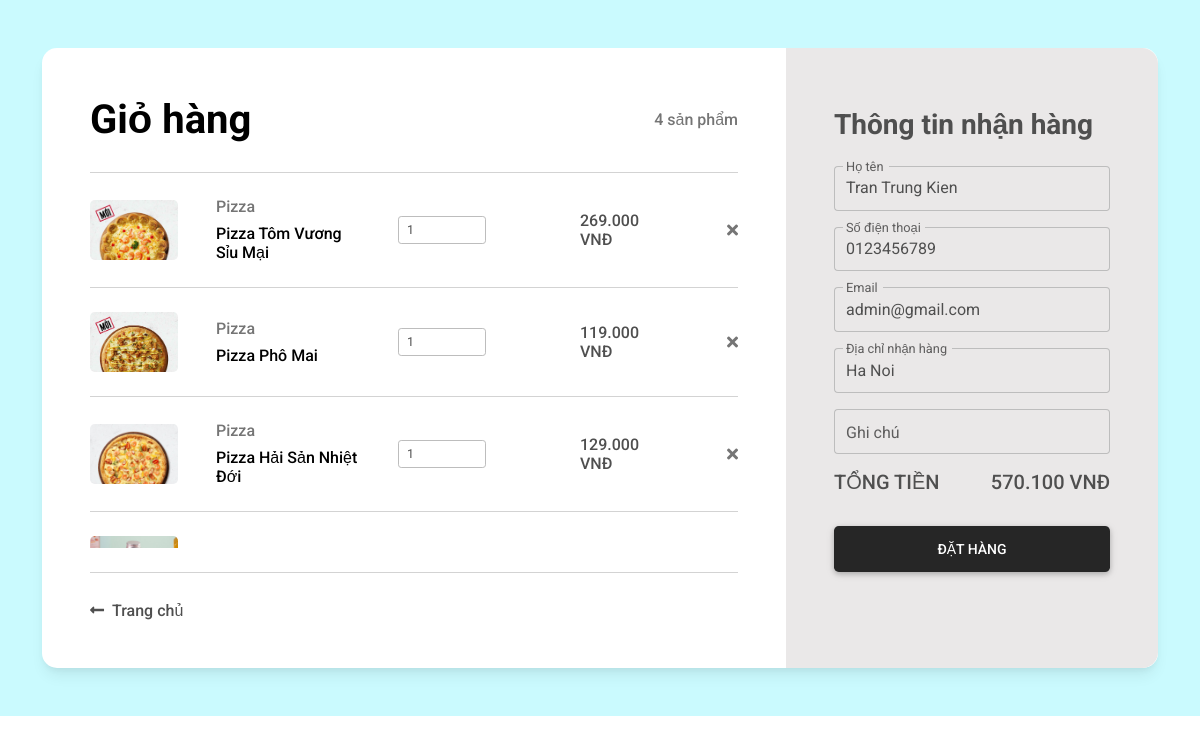
/carts.php (signed in), run on the app's committed database.
### tables this page shows
CREATE TABLE `cart` (
  `id` int(11) NOT NULL,
  `user_id` int(11) DEFAULT NULL,
  `product_id` int(11) DEFAULT NULL,
  `quantity` int(11) DEFAULT NULL,
  `total_money` int(11) DEFAULT NULL
);

CREATE TABLE `product` (
  `id` int(11) NOT NULL,
  `category_id` int(11) DEFAULT NULL,
  `title` varchar(350) DEFAULT NULL,
  `price` int(11) DEFAULT NULL,
  `discount` int(11) DEFAULT NULL,
  `thumbnail` varchar(500) DEFAULT NULL,
  `description` longtext DEFAULT NULL,
  `created_at` datetime DEFAULT NULL,
  `updated_at` datetime DEFAULT NULL,
  `deleted` int(11) DEFAULT NULL
);

CREATE TABLE `category` (
  `id` int(11) NOT NULL,
  `name` varchar(30) NOT NULL,
  `thumbnail` varchar(255) NOT NULL
);

### admin/db/db_func.php (called while the page is built, shortened)
<?php
function excuteResult($sql)
{
    $conn = mysqli_connect(LOCALHOST, DB_USER, DB_PASSWORD, DB_DBNAME);
    $result = mysqli_query($conn, $sql);
    return $result;
}

### carts.php (the view, shortened to what this page needs)
<?php
require_once("./admin/db/db_func.php")
?>
<html>
<head>
  <link rel="stylesheet" href="https://use.fontawesome.com/releases/v5.15.2/css/all.css" />
  <link rel="stylesheet" href="./css/bootstrap-shopping-carts.min.css" />
  <link rel="stylesheet" href="./css/cart.css">
</head>
<body>
  <?php
  if (isset($_SESSION['id'])) {
    $uid = $_SESSION['id'];
    $total_bill = 0;
    $sql = "SELECT cart.*,
    product.title AS p_title, product.price AS p_price, product.discount AS p_discount, product.thumbnail AS p_thumbnail,
    category.name AS c_name
    FROM cart
    INNER JOIN product ON cart.product_id = product.id
    INNER JOIN category ON product.category_id = category.id
    WHERE cart.user_id = '$uid'";
    $res = excuteResult($sql);
    $count = mysqli_num_rows($res);
  } else {
    header("Location: " . SITEURL . "login.php");
  }
  ?>
  <section class="d-flex" style="background-color: #cafafe;">
    <div class="container py-5 h-100">
      <div class="row d-flex justify-content-center align-items-center h-100">
        <div class="col-12">
          <div class="card card-registration card-registration-2" style="border-radius: 15px;">
            <div class="card-body p-0">
              <div class="row g-0">
                <div class="col-lg-8">
                  <div class="p-5">
                    <div class="d-flex justify-content-between align-items-center mb-1">
                      <h1 class="fw-bold mb-0 text-black">Giỏ hàng</h1>
                      <h6 class="mb-0 text-muted"><?= $count ?> sản phẩm</h6>
                    </div>
                    <div class="list-cart">
                      <?php
                      if ($count > 0) {
                        while ($rows = mysqli_fetch_assoc($res)) {
                          $cart_id = $rows['id'];
                          $pid = $rows['product_id'];
                          $quantity = $rows['quantity'];
                          $total_money = $rows['total_money'];
                          $total_bill += $total_money;
                          $category_name = $rows['c_name'];
                          $product_title = $rows['p_title'];
                          $product_price = $rows['p_price'];
                          $product_discount = $rows['p_discount'];
                          $currentPrice = $product_price - ($product_price * (($product_discount / 100)));
                          $product_thumbnail = $rows['p_thumbnail']; ?>
                          <div class="box-item-cart" key="<?= $cart_id; ?>">
                            <hr class="my-4">
                            <div class="row mb-4 d-flex justify-content-between align-items-center">
                              <div class="col-md-2 col-lg-2 col-xl-2">
                                <img src="<?= SITEURL; ?>images/food/<?= $product_thumbnail; ?>" class="img-fluid rounded-3" alt="<?= $product_title; ?>">
                              </div>
                              <div class="col-md-3 col-lg-3 col-xl-3">
                                <h6 class="text-muted"><?= $category_name; ?></h6>
                                <h6 class="text-black mb-0"><?= $product_title; ?></h6>
                              </div>
                              <div class="col-md-3 col-lg-3 col-xl-2 d-flex">
                                <input min="1" max="30" id="<?= $pid; ?>" onchange="updateQuantity(this,<?= $cart_id; ?>,<?= $currentPrice; ?>);" name="quantity" value="<?= $quantity; ?>" type="number" class="form-control form-control-sm quantity" />
                              </div>
                              <div class="col-md-3 col-lg-2 col-xl-2 offset-lg-1">
                                <h6 class="mb-0 price total_product_money"><?= $total_money; ?></h6>
                              </div>
                              <div class="col-md-1 col-lg-1 col-xl-1 text-center text-lg-end">
                                <a href="<?= SITEURL; ?>admin/controllers/cart/delete.php?id=<?= $uid; ?>&cart_id=<?= $cart_id; ?>" class="text-muted"><i class="fas fa-times"></i></a>
                              </div>
                            </div>
                          </div>
                      <?php }
                      } else {
                        echo "<h1 class='justify-content-between'>Không có dữ liệu</h1>";
                      }
                      ?>
                    </div>
                    <hr class="my-4">
                    <div class="pt-1">
                      <h6 class="mb-0"><a href="<?= SITEURL; ?>" class="text-body"><i class="fas fa-long-arrow-alt-left me-2"></i>Trang chủ</a></h6>
                    </div>
                  </div>
                </div>
                <div class="col-lg-4 bg-grey">
                  <div class="p-5">
                    <form action="./admin/controllers/order/add.php" method="post">
                      <h3 class="fw-bold mb-4 mt-2 pt-1">Thông tin nhận hàng</h3>
                      <div class="mb-3">
                        <div class="form-outline">
                          <input type="text" id="fullname" name="fullname" value="<?= $_SESSION['fullname']; ?>" class="form-control form-control-lg" require />
                          <label class="form-label" for="form3Examplea2">Họ tên</label>
                        </div>
                      </div>
                      <div class="mb-3">
                        <div class="form-outline">
                          <input type="tel" id="phone_number" name="phone_number" value="<?= $_SESSION['phone_number']; ?>" class="form-control form-control-lg" require />
                          <label class="form-label" for="form3Examplea2">Số điện thoại</label>
                        </div>
                      </div>
                      <div class="mb-3">
                        <div class="form-outline">
                          <input type="email" id="email" name="email" value="<?= $_SESSION['email']; ?>" class="form-control form-control-lg" require />
                          <label class="form-label" for="form3Examplea2">Email</label>
                        </div>
                      </div>
                      <div class="mb-3">
                        <div class="form-outline">
                          <input type="text" id="address" name="address" value="<?= $_SESSION['address']; ?>" class="form-control form-control-lg" require />
                          <label class="form-label" for="form3Examplea2">Địa chỉ nhận hàng</label>
                        </div>
                      </div>
                      <div class="mb-3">
                        <div class="form-outline">
                          <input type="text" id="note" name="note" class="form-control form-control-lg" />
                          <label class="form-label" for="form3Examplea2">Ghi chú</label>
                        </div>
                      </div>
                      <div class="d-flex justify-content-between mb-4">
                        <h5 class="text-uppercase">Tổng tiền</h5>
                        <h5 class="price total_bill"><?= $total_bill ?></h5>
                      </div>
                      <button type="submit" name="submit" class="btn btn-dark btn-block btn-lg" data-mdb-ripple-color="dark">Đặt hàng</button>
                    </form>
                  </div>
                </div>
              </div>
            </div>
          </div>
        </div>
      </div>
    </div>
  </section>
</body>
</html>

### css/cart.css (style rules this page uses)
.bg-grey { background-color: #eae8e8; }
.list-cart { height: 400px; overflow-y: auto; overflow-x: hidden; }
@media (min-width: 992px) { .card-registration-2 .bg-grey { border-top-right-radius: 16px; border-bottom-right-radius: 16px; } }

### data on the page
cart: product.thumbnail (picture), category.name "Pizza", product.title "Pizza Tôm Vương Sỉu Mại", quantity "1"
cart: product.thumbnail (picture), category.name "Pizza", product.title "Pizza Phô Mai", quantity "1"
cart: product.thumbnail (picture), category.name "Pizza", product.title "Pizza Hải Sản Nhiệt Đới", quantity "1"
cart: product.thumbnail (picture)

### other printed values
$count "4"
